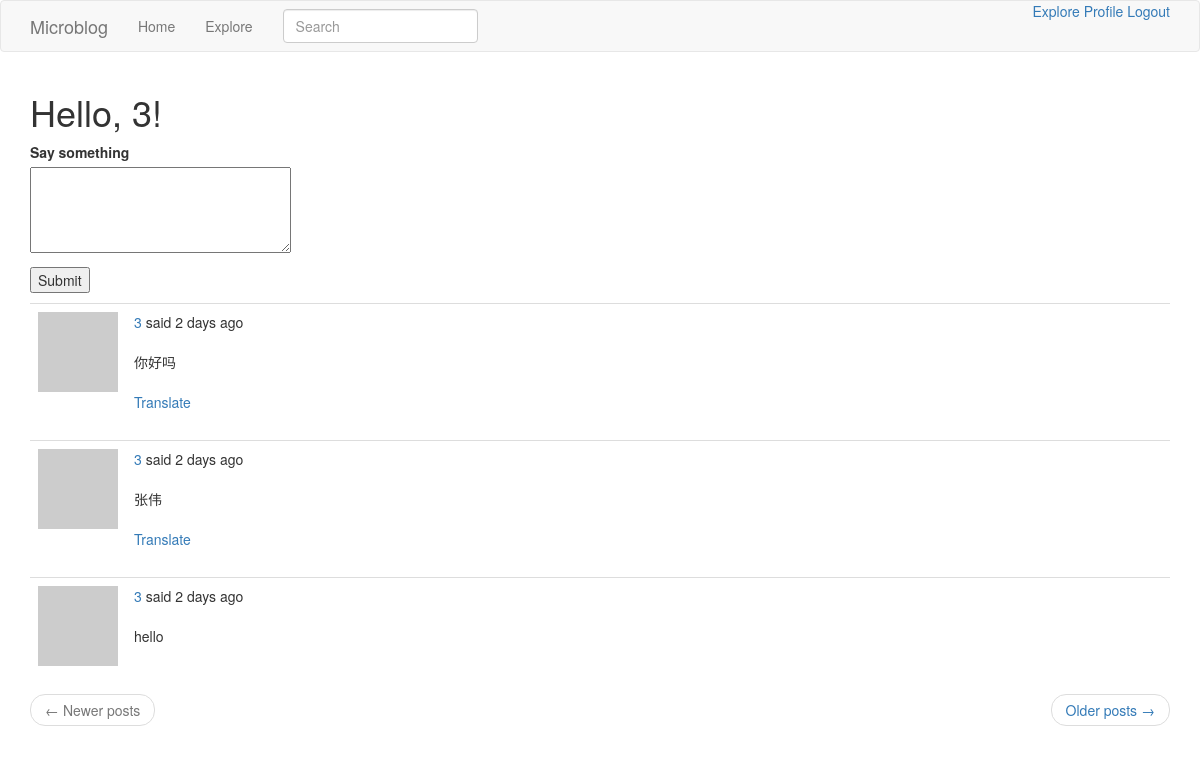
The page /index (signed in) on the database as committed earlier.
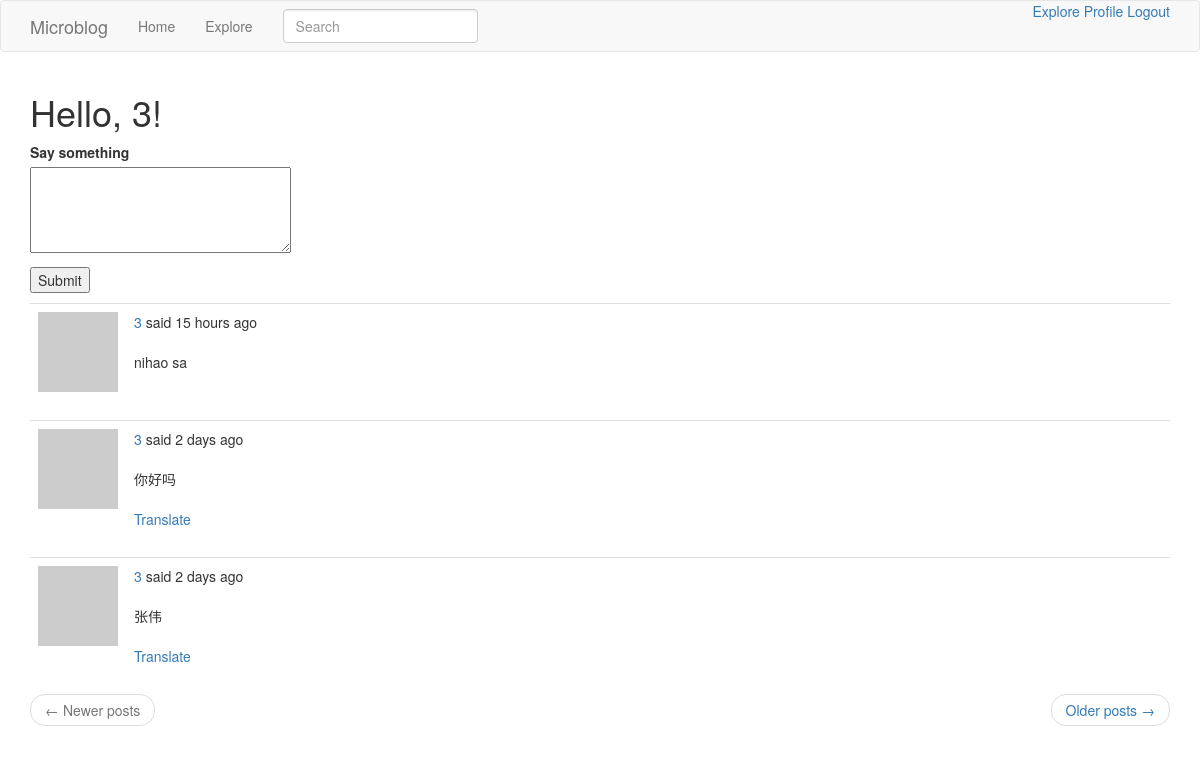
The same page on the database as committed later.
### app/models.py (models this page shows, shortened)
class SearchableMixin(object):
    @classmethod
    def before_commit(cls, session):
        session._changes = {
            'add': list(session.new),
            'update': list(session.dirty),
            'delete': list(session.deleted)
        }
    @classmethod
    def after_commit(cls, session):
        for obj in session._changes['add']:
            if isinstance(obj, SearchableMixin):
                add_to_index(obj.__tablename__, obj)
        for obj in session._changes['update']:
            if isinstance(obj, SearchableMixin):
                add_to_index(obj.__tablename__, obj)
        for obj in session._changes['delete']:
            if isinstance(obj, SearchableMixin):
                remove_from_index(obj.__tablename__, obj)
        session._changes = None

class Post(SearchableMixin, db.Model):
    __searchable__ = ['body']
    id = db.Column(db.Integer, primary_key=True)
    body = db.Column(db.String(140))
    timestamp = db.Column(db.DateTime, index=True, default=datetime.utcnow)
    language = db.Column(db.String(5))
    user_id = db.Column(db.Integer, db.ForeignKey('user.id'))

### app/main/routes.py (the view, shortened to what this page needs)
@bp.route('/', methods=['GET', 'POST'])
@bp.route('/index', methods=['GET', 'POST'])
@login_required
def index():
    form = PostForm()
    page = request.args.get('page', 1, type=int)
    posts = current_user.followed_posts().paginate(
        page, current_app.config['POSTS_PER_PAGE'], False)
    next_url = url_for('main.index', page=posts.next_num) \
        if posts.has_next else None
    prev_url = url_for('main.index', page=posts.prev_num) \
        if posts.has_prev else None
    return render_template('index.html', title='Home', form=form,
                           posts=posts.items, next_url=next_url,
                           prev_url=prev_url)

### app/main/forms.py
class SearchForm(FlaskForm):
    q = StringField('Search', validators=[DataRequired()])
    def __init__(self, *args, **kwargs):
        if 'formdata' not in kwargs:
            kwargs['formdata'] = request.args
        if 'csrf_enabled' not in kwargs:
            kwargs['csrf_enabled'] = False
        super(SearchForm, self).__init__(*args, **kwargs)

class PostForm(FlaskForm):
    post = TextAreaField(_l('Say something'), validators=[DataRequired()])
    submit = SubmitField(_l('Submit'))

### app/main/routes.py (called while the page is built)
@bp.before_app_request
def before_request():
    if current_user.is_authenticated:
        current_user.last_seen = datetime.utcnow()
        db.session.commit()
        g.search_form = SearchForm()
    g.locale = str(get_locale())

### app/models.py (called while the page is built)
@login.user_loader
def load_user(id):
    return User.query.get(int(id))

    def avatar(self, size):
        digest = md5(self.email.lower().encode('utf-8')).hexdigest()
        return 'https://www.gravatar.com/avatar/{}?d=identicon&s={}'.format(digest, size)

### app/templates/index.html (shortened to what this page needs)
{% extends "base.html" %}
{% block app_content %}
		<h1>Hello, {{ current_user.username }}!</h1>
    {% if form %}
    <form action="" method="post">
			<p>
				{{ form.post.label }}<br>
				{{ form.post(cols=32, rows=4) }}<br>
			</p>
			<p>{{ form.submit() }}</p>
		</form>
		{% endif %}
		{% for post in posts %}
		{% include '_post.html' %}
		{% endfor %}
		<nav aria-label="...">
        <ul class="pager">
            <li class="previous{% if not prev_url %} disabled{% endif %}">
                <a href="{{ prev_url or '#' }}">
                    <span aria-hidden="true">&larr;</span> Newer posts
                </a>
            </li>
            <li class="next{% if not next_url %} disabled{% endif %}">
                <a href="{{ next_url or '#' }}">
                    Older posts <span aria-hidden="true">&rarr;</span>
                </a>
            </li>
        </ul>
    </nav>
{% endblock %}

### app/templates/_post.html (shortened to what this page needs)
<table class="table table-hover">
    <tr valign="top">
        <td width="70px">
            <a href="{{ url_for('main.user', username=post.author.username) }}">
                <img src="{{ post.author.avatar(70) }}" />
            </a>
        </td>
        <td>
            {{ _('%(username)s said %(when)s', username=user_link, when=moment(post.timestamp).fromNow()) }}
            <br>
            <br><span id="post{{ post.id }}">{{ post.body }}</span>
            {% if post.language and post.language != g.locale %}
            <br><br>
            <span id="translation{{ post.id }}">
                <a href="javascript:translate(
                '#post{{ post.id }}',
                '#translation{{ post.id }}',
                '{{ post.language }}',
                '{{ g.locale }}');">{{ 'Translate' }}</a>
            </span>
            {% endif %}
        </td>
    </tr>
</table>

Rows that differ between the two databases and show on the page:
no longer on this page (row unchanged): Post: body "hello"
added Post: body "nihao sa"
